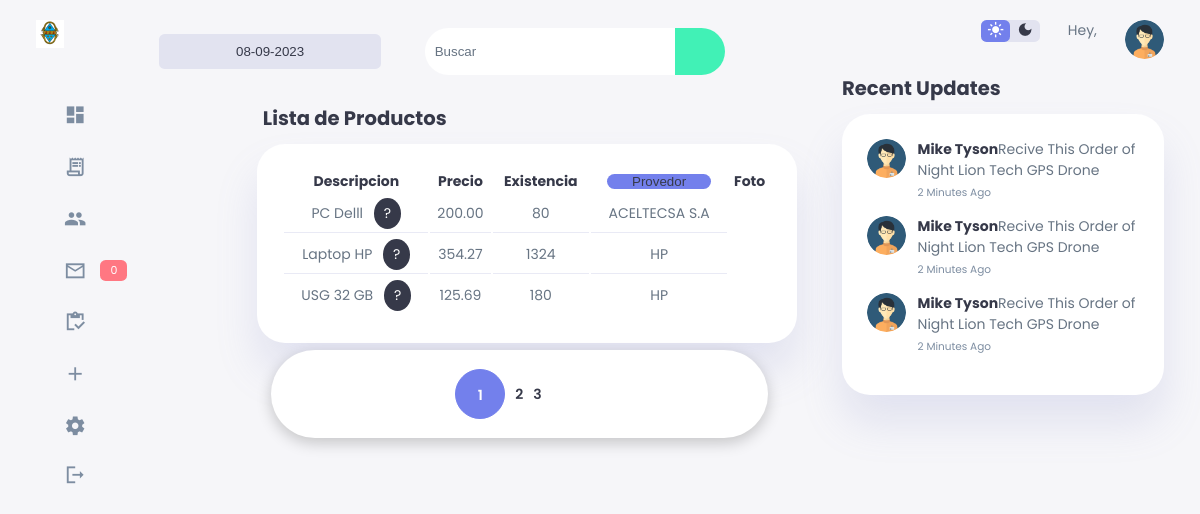
/sistema/lista_productos.php, run on the app's committed database.
### tables this page shows
CREATE TABLE `producto` (
  `codproducto` int(11) NOT NULL,
  `descripcion` varchar(100) DEFAULT NULL,
  `detalle` text NOT NULL,
  `proveedor` int(11) DEFAULT NULL,
  `precio` decimal(10,2) DEFAULT NULL,
  `existencia` int(11) DEFAULT NULL,
  `date_add` datetime NOT NULL DEFAULT current_timestamp(),
  `usuario_id` int(11) NOT NULL,
  `estatus` int(11) NOT NULL DEFAULT 1,
  `foto` text DEFAULT NULL
);

CREATE TABLE `proveedor` (
  `codproveedor` int(11) NOT NULL,
  `proveedor` varchar(100) DEFAULT NULL,
  `contacto` varchar(100) DEFAULT NULL,
  `telefono` bigint(11) DEFAULT NULL,
  `direccion` text DEFAULT NULL,
  `date_add` datetime NOT NULL DEFAULT current_timestamp(),
  `usuario_id` int(11) NOT NULL,
  `estatus` int(11) NOT NULL DEFAULT 1
);

### sistema/lista_productos.php (the view, shortened to what this page needs)
<!DOCTYPE html>
<html lang="en">
<head>
	<?php include "./resourses/scripts.php"; ?>
    <link rel="stylesheet" href="css/media.css">
</head>
<body>
<div class="container">
    <?php include "resourses/header.php" ?>
    <main>
    <div class="date">
        <input type="text" value="<?php $date =date("d-m-Y"); echo $date;  ?>" name="" id="date">
    </div>
    <form action="busqueda_producto.php" method="get" class="form_search">
            <input type="text" name="busqueda" id="busqueda" placeholder="Buscar" >
            <button type="submit" class="btn_search"><i class="fas fa-search fa-sm"></i></button>
        </form>
    <div class="recent-orders">
        <h2>Lista de Productos</h2>
        <table>
            <tr>
                <th>Descripcion</th>
                <th>Precio</th>
                <th>Existencia</th>
                <th>
				<select name="proveedor" id="search_proveedor">
                <option value="" selected>Provedor</option>
				</select>
                </th>
                <th>Foto</th>
            </tr>
            <?php
            $sql_register = mysqli_query($conexion, "SELECT COUNT(*) AS total_registro FROM producto WHERE estatus = 1");
            $result_register = mysqli_fetch_array($sql_register);
            $total_registro = $result_register['total_registro'];
            $por_pagina = 3;
            if (empty($_GET['pagina'])) {
                $pagina = 1;
            }else{
                $pagina = $_GET['pagina'];
            }
            $desde = ($pagina-1) *  $por_pagina;
            $total_paginas = ceil($total_registro / $por_pagina);
            $query = mysqli_query($conexion,"SELECT p.codproducto, p.descripcion, p.detalle, p.precio, p.existencia,
            pr.proveedor, p.foto FROM producto p INNER JOIN proveedor pr ON p.proveedor = pr.codproveedor
            WHERE p.estatus = 1 ORDER BY p.codproducto DESC LIMIT $desde, $por_pagina ");
            $result = mysqli_num_rows($query);
            if ($result > 0) {
                    while ($data = mysqli_fetch_array($query)) {
                    ?>
                    <tr class="row<?php echo $data['codproducto']; ?>">
                        <td><?php echo $data['descripcion']; ?> <div class="tooltip" data-tooltip="<?php echo $data['detalle']; ?>">?</div></td>
                        <td class="celPrecio"><?php echo $data['precio']; ?></td>
                        <td class="celExistencia"><?php echo $data['existencia']; ?></td>
                        <td><?php echo $data['proveedor']; ?></td>
            </tr>
            <?php
        }
    }
    ?>
        </table>
        <div class="paginador">
            <ul>
                <?php
                for ($i=1; $i <= $total_paginas; $i++) {
                    if ($i == $pagina) {
                        echo '<li class="pageSelected">'.$i.'</li>';
                    }else {
                        echo '<li><a href="?pagina='.$i.'">'.$i.'</a></li>';
                    }
                }
                if ($pagina != $total_paginas) {
                ?>
                <li><a href="?pagina=<?php echo $pagina + 1;?>"><i class="fas fa-angle-double-right"></i></a></li>
                <li><a href="?pagina=<?php echo $total_paginas;?>"><i class="fas fa-step-forward"></i></a></li>
                <?php } ?>
            </ul>
        </div>
    </div>
</main>
<div class="right">
    <div class="top">
        <div class="theme-toggler">
            <span class="material-icons-sharp active">light_mode</span>
            <span class="material-icons-sharp">dark_mode</span>
        </div>
        <div class="profile">
            <div class="info">
            <p>Hey, <b><?php echo $_SESSION['nombre']; ?></b></p>
            </div>
            <div class="profile-photo">
                <img src="img/user.png" alt="user">
            </div>
        </div>
    </div>
    <div class="recent-updates">
        <h2>Recent Updates</h2>
        <div class="updates">
            <div class="update">
                <div class="profile-photo">
                    <img src="img/user.png" alt="updates">
                </div>
                <div class="message">
                    <p><b>Mike Tyson</b>Recive This Order of Night Lion Tech GPS Drone</p>
                    <small class="text-muted">2 Minutes Ago</small>
                </div>
            </div>
            <div class="update">
                <div class="profile-photo">
                    <img src="img/user.png" alt="updates">
                </div>
                <div class="message">
                    <p><b>Mike Tyson</b>Recive This Order of Night Lion Tech GPS Drone</p>
                    <small class="text-muted">2 Minutes Ago</small>
                </div>
            </div>
            <div class="update">
                <div class="profile-photo">
                    <img src="img/user.png" alt="updates">
                </div>
                <div class="message">
                    <p><b>Mike Tyson</b>Recive This Order of Night Lion Tech GPS Drone</p>
                    <small class="text-muted">2 Minutes Ago</small>
                </div>
            </div>
        </div>
    </div>
</div>
    </div>
</body>
</html>

### sistema/css/media.css (style rules this page uses)
@media screen and (max-width:1200px) { .container { width: 94%; grid-template-columns: 7rem auto 23rem; } }
@media screen and (max-width:1200px) { main .recent-orders { width: 94%; position: absolute; left: 50%; transform: translateX(-50%); margin: 2rem 0 0 0.8rem; } }
@media screen and (max-width:1200px) { main .recent-orders h2 { margin-bottom: 0.8rem; margin-left: 11em; } }
@media screen and (max-width:1200px) { main .recent-orders table { width: 45vw; margin-left: 15em; } }
@media screen and (max-width:1200px) { .paginador ul { padding: 5px 7px; width: 44%; margin-left: 16em; } }

### data on the page
producto: descripcion "PC Delll", precio "200.00", existencia "80", proveedor.proveedor "ACELTECSA S.A"
producto: descripcion "Laptop HP", precio "354.27", existencia "1324", proveedor.proveedor "HP"
producto: descripcion "USG 32 GB", precio "125.69", existencia "180", proveedor.proveedor "HP"

### other printed values
$tot "0"
